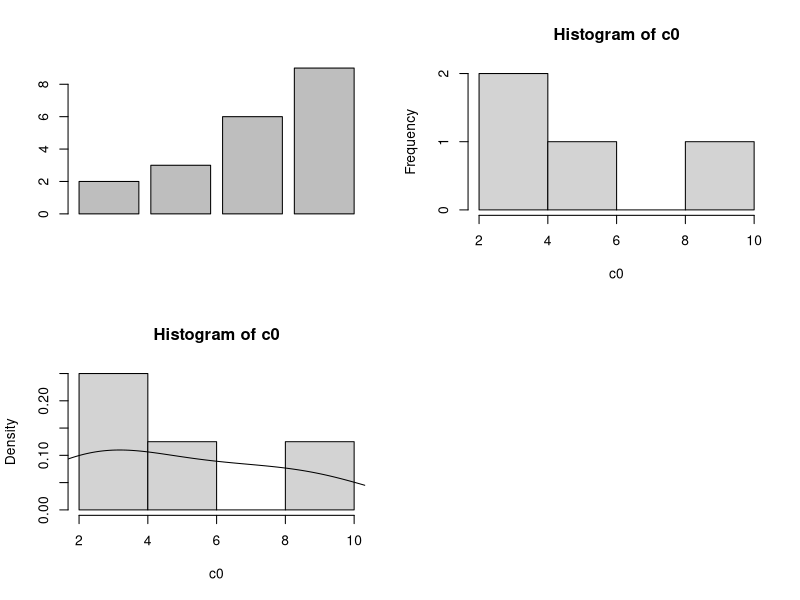

Generate this figure with R:

# Estudo Tendencia Central

library(e1071)


# -------------média-----------------
c0 <- c(2,3,6,9)
mean(c0)

c1 <- c(2,3,6,9,100)  # Média volatil, influenciada por valores extremos
mean(c1)

# ---------------mediana---------------
median(c0)
median(c1) # A mediana nao varia tanto quanto a média sendo mais robusta



summary(c0)

# Dividindo a area de plotagem em 2 linhas e 2 colunas de gráficos
par(mfrow=c(2,2))

# Primeiro grafico de barras
barplot(c0)

# Segundo Gráfico histograma
hist(c0)

# terceito grafico de densidade com linha de densidade
hist(c0, probability = T)
lines(density(c0))


skewness(c0)
kurtosis(c0)
# pelo R  temos que se:
# k > 0 : leptocurtica   (ponteaguda)
# k = 0 : Mesocurtica    (formato de sino)
# k < 0 : Platicúrtica   (achatada)


